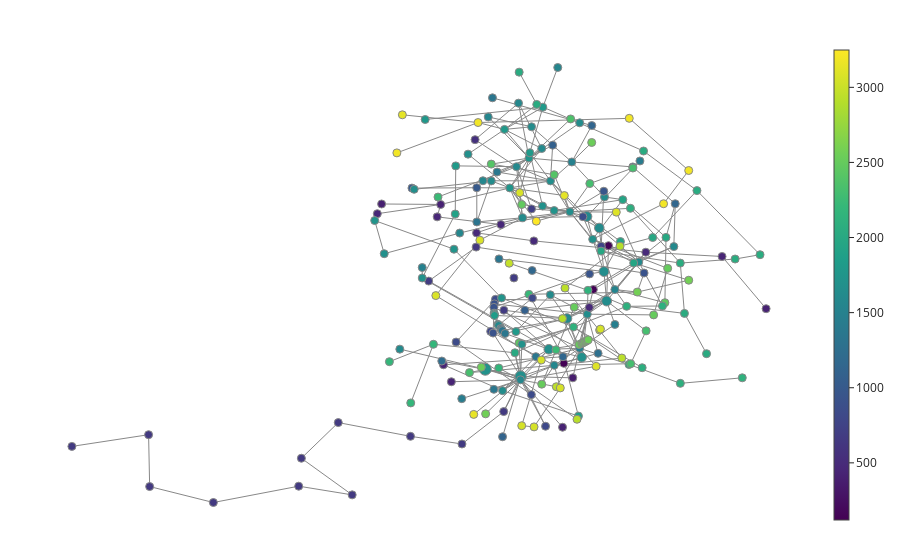

Source (notebook cell):
### Code cell
fig = plot_static_mapper_graph(pipe, distance_correlation)
fig.show(config={'scrollZoom': True})

### Figure 1 — Plotly figure (JSON) as saved in the notebook; plotly's stock layout.template omitted (floating-point values rounded to 4 significant figures; data arrays with more than 128 entries replaced by an {"elided": "..."} marker saying what was removed)
{"data": [{"hoverinfo": "none", "line": {"color": "#888", "width": 1}, "mode": "lines", "name": "edge_trace", "type": "scatter", "uid": "520e281f-1a6f-4dad-8c78-71c8e4fd04a2", "x": {"elided": "948 float values"}, "y": {"elided": "948 float values"}}, {"hoverinfo": "text", "hovertext": {"elided": "221 str values"}, "marker": {"color": {"elided": "221 float values"}, "colorbar": {"thickness": 15, "title": {"side": "right", "text": ""}, "xanchor": "left"}, "colorscale": [[0, "#440154"], [0.1111, "#482878"], [0.2222, "#3e4989"], [0.3333, "#31688e"], [0.4444, "#26828e"], [0.5556, "#1f9e89"], [0.6667, "#35b779"], [0.7778, "#6ece58"], [0.8889, "#b5de2b"], [1, "#fde725"]], "line": {"color": "#888", "width": 1}, "opacity": 1, "reversescale": false, "showscale": true, "size": {"elided": "221 int values"}, "sizemin": 4, "sizemode": "area", "sizeref": 5.889}, "mode": "markers", "name": "node_trace", "type": "scatter", "uid": "3bca05ed-dc4f-4424-8809-d7a0caf76de7", "x": {"elided": "221 float values"}, "y": {"elided": "221 float values"}}], "layout": {"autosize": false, "hovermode": "closest", "margin": {"b": 20, "l": 5, "r": 5, "t": 40}, "showlegend": false, "title": {"text": ""}, "xaxis": {"showgrid": false, "showline": false, "showticklabels": false, "ticks": "", "title": {"text": ""}, "zeroline": false}, "yaxis": {"showgrid": false, "showline": false, "showticklabels": false, "ticks": "", "title": {"text": ""}, "zeroline": false}}}
